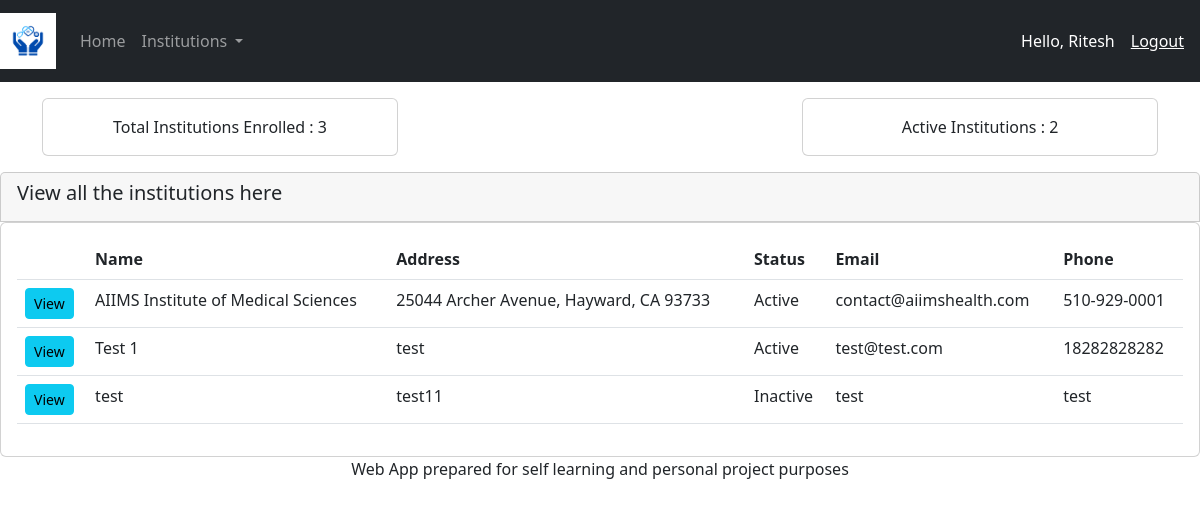
The page /institutions/ (signed in) on the database its author committed.
### institutions/models.py (models this page shows, shortened)
class Institute(models.Model):
    INSTITUTE_TYPE = (
        ('Medical Clinic', 'Medical Clinic'),
        ('Dentist Clinic', 'Dentist Clinic'),
        ('Hospital', 'Hospital'),
        ('Lab', 'Lab'),
        ('Test Center', 'Test Center')
    )
    STATUS = (
        ('Active', 'Active'),
        ('Inactive', 'Inactive'),
        ('Closed', 'Closed')
    )
    name = models.CharField(max_length=250, null=True)
    address = models.CharField(max_length=500, null=True)
    phone = models.CharField(max_length=18, null=True)
    email = models.CharField(max_length=250, null=True)
    services = models.CharField(max_length=500, null=True)
    type = models.CharField(max_length=500, null=True, choices=INSTITUTE_TYPE)
    status = models.CharField(max_length=100, null=True, choices=STATUS)
    createdDate = models.DateTimeField(auto_now_add=True, null=True)
    tags = models.ManyToManyField(Tag)

### institutions/views.py (the view)
# urls.py: path('institutions/', views.showInstitutions, name="institutions"),
@login_required(login_url='login')
def showInstitutions(request):
    institutions = Institute.objects.all()
    total_institutions  = institutions.count()
    active_institutions = institutions.filter(status='Active').count()
    context = {'institutions' : institutions, 'total_institutions' : total_institutions, 'active_institutions' : active_institutions}
    return render(request, 'institutions/institutions.html', context)

### institutions/templates/institutions/institutions.html (shortened to what this page needs)
{% extends 'institutions/main.html' %}
{% block content %}
<div class="container text-center mt-3 mb-3">
    <div class="row align-items-start">
      <div class="col">
        <div class="card">
            <div class="card-body">
                Total Institutions Enrolled : {{total_institutions}}
            </div>
        </div>
      </div>
      <div class="col">
        <div class="card">
            <div class="card-body">
                Active Institutions : {{active_institutions}}
            </div>
        </div>
      </div>
    </div>
</div>
<div class="row">
    <div class="col-md">
        <div class="card card-header">
            <h5>View all the institutions here</h5>
        </div>
        <div class="card card-body">
            <table class="table">
                <tr>
                    <th></th>
                    <th>Name</th>
                    <th>Address</th>
                    <th>Status</th>
                    <th>Email</th>
                    <th>Phone</th>
                </tr>
                {% for i in institutions%}
                    <tr>
                        <td><a class="btn btn-sm btn-info" href="{% url 'institute' i.id %}">View</a></td>
                        <td>{{i.name}}</td>
                        <td>{{i.address}}</td>
                        <td>{{i.status}}</td>
                        <td>{{i.email}}</td>
                        <td>{{i.phone}}</td>
                    </tr>
                {% endfor %}
            </table>
        </div>
    </div>
</div>
{% endblock %}

### institutions/templates/institutions/navbar.html (shortened to what this page needs)
{% load static  %}
<nav class="navbar navbar-expand-lg navbar-dark bg-dark">
    <span class="navbar-brand" href="#">
        <img src="{% static 'images/logo.png' %}" style="height: 3.5rem;">
    </span>
    <div class="collapse navbar-collapse" id="navbarSupportedContent">
      <ul class="navbar-nav mr-auto">
        <li class="nav-item active">
          <a class="nav-link" href="{% url 'home' %}">Home</a>
        </li>
        <li class="nav-item dropdown">
          <a class="nav-link dropdown-toggle" href="#" id="navbarDropdown" role="button" data-toggle="dropdown" aria-haspopup="true" aria-expanded="false">
            Institutions
          </a>
        </li>
      </ul>
      <span class="navbar-nav ms-auto user_name">
        Hello, {{request.user}}
      </span>
      <span class="navbar-nav">
        <a class="user_name nav-item active" href="{% url 'logout'%}">Logout</a>
      </span>
    </div>
  </nav>

### institutions/templates/institutions/navbar.html (style rules this page uses)
.user_name { color: white; margin-right: 1rem; }

### rows shown on the page
Institute: name "AIIMS Institute of Medical Sciences", address "25044 Archer Avenue, Hayward, CA 93733", status "Active", email "contact@aiimshealth.com", phone "510-929-0001"
Institute: name "Test 1", address "test", status "Active", email "test@test.com", phone "18282828282"
Institute: name "test", address "test11", status "Inactive", email "test", phone "test"

### other values the page prints
{{ request.user }} "Ritesh"
{{ total_institutions }} "3"
{{ active_institutions }} "2"
